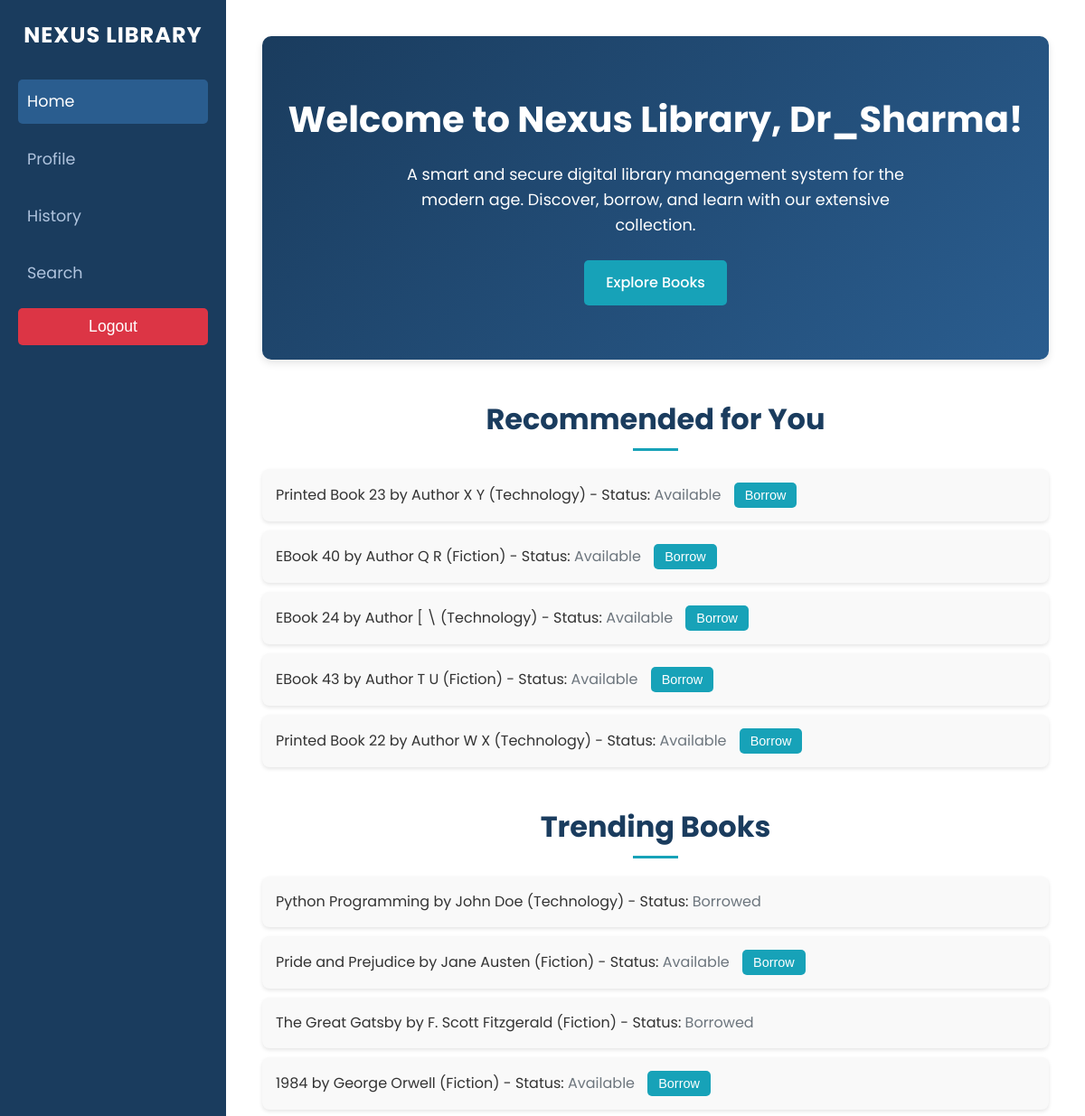
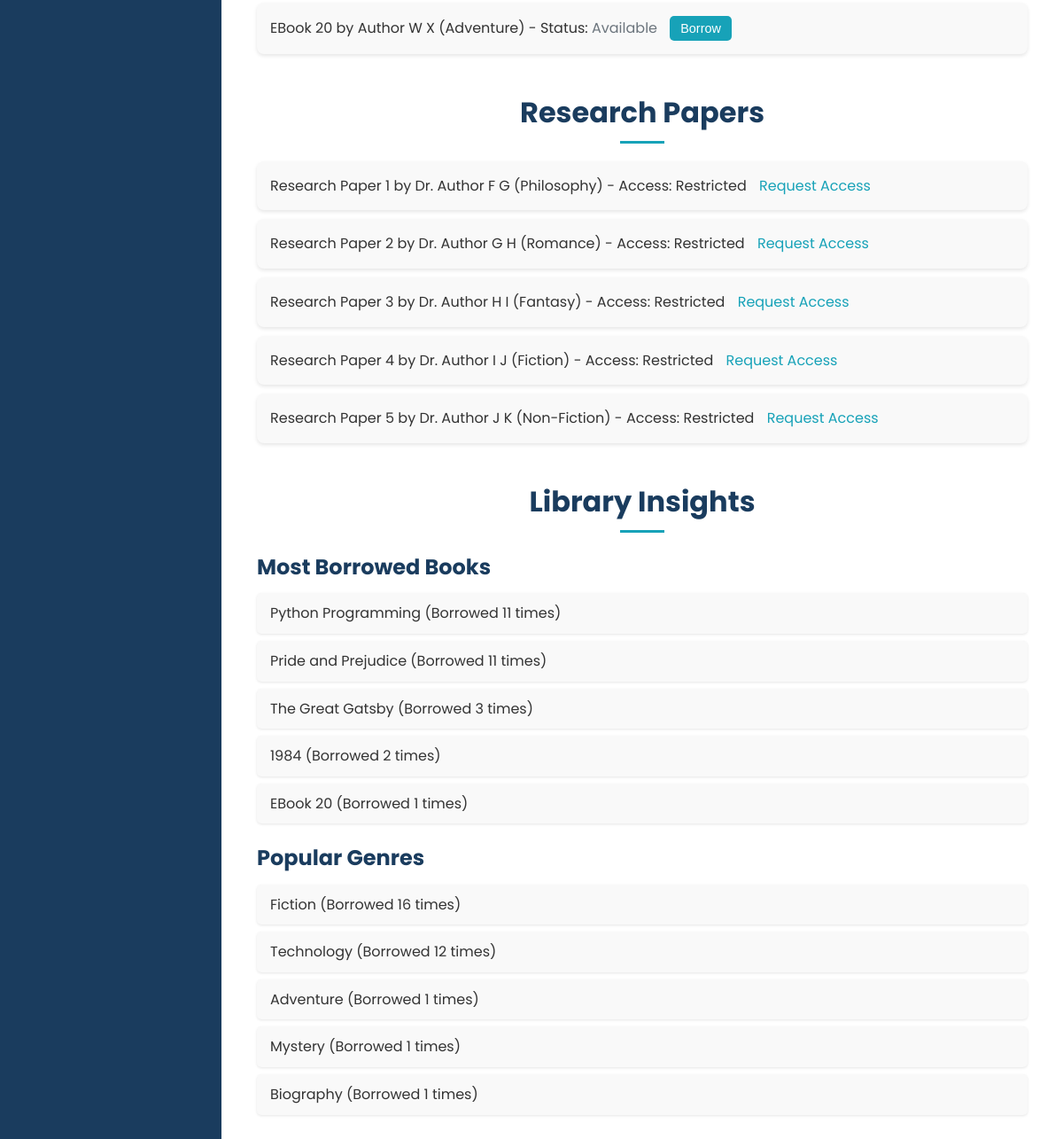
The page / (signed in) on the database its author committed (2 pictures, top to bottom).
### library/models.py (models this page shows, shortened)
class LibraryItem(models.Model):
    title = models.CharField(max_length=255)
    author = models.CharField(max_length=255)
    genre = models.CharField(max_length=100)
    publication_date = models.DateField()
    class Meta:
        abstract = True

class PrintedBook(LibraryItem):
    isbn = models.CharField(max_length=13)
    copies_available = models.IntegerField()

class EBook(LibraryItem):
    file_url = models.URLField()
    file_size = models.IntegerField()  # in MB

class Audiobook(LibraryItem):
    duration = models.DurationField()
    narrator = models.CharField(max_length=255)

class ResearchPaper(LibraryItem):
    doi = models.CharField(max_length=100)
    access_level = models.CharField(max_length=50)

### library/views.py (the view, shortened to what this page needs)
# urls.py: 2. Add a URL to urlpatterns:  path('', views.home, name='home')
@login_required
def home(request):
    user = request.user
    user_type = service.get_user_type(user)
    print(f"User: {user.username}, User Type: {user_type}")
    book_models = [EBook, PrintedBook, Audiobook]  # Exclude ResearchPaper
    recommendations = []
    user_borrowings = BorrowingHistory.objects.filter(user=user)
    user_genres = set()
    for borrowing in user_borrowings:
        item = borrowing.get_item()
        if item and hasattr(item, 'genre'):
            user_genres.add(item.genre)
    if user_genres:
        for model in book_models:
            items = model.objects.filter(genre__in=user_genres).exclude(
                id__in=[b.object_id for b in user_borrowings if b.content_type.model == model.__name__.lower()]
            )[:5]
            for item in items:
                print(f"Recommendation: {item.title} (ID: {item.id}), Genre: {item.genre}, Type: {item.__class__.__name__}")
            recommendations.extend(items)
    import random
    recommendations = recommendations[:10]
    random.shuffle(recommendations)
    recommendations = recommendations[:5]
    thirty_days_ago = timezone.now().date() - timedelta(days=30)
    trending_borrowings = BorrowingHistory.objects.filter(borrow_date__gte=thirty_days_ago)
    book_counts = {}
    for borrowing in trending_borrowings:
        item = borrowing.get_item()
        if item and item.__class__ in book_models:
            item_key = (item.__class__.__name__, item.id)
            book_counts[item_key] = book_counts.get(item_key, 0) + 1
    trending_items = sorted(
        book_counts.items(),
        key=lambda x: x[1],
        reverse=True
    )[:5]
    trending = []
    for (item_type, item_id), count in trending_items:
        model = next(m for m in book_models if m.__name__ == item_type)
        try:
            item = model.objects.get(id=item_id)
            print(f"Trending: {item.title} (ID: {item.id}), Borrow Count: {count}, Type: {item_type}")
            trending.append(item)
        except model.DoesNotExist:
            continue
    research_papers = ResearchPaper.objects.all()[:5]
    for paper in research_papers:
        print(f"Research Paper: {paper.title} (ID: {paper.id}), Access Level: {paper.access_level}")
    all_borrowings = BorrowingHistory.objects.all()
    book_counts = {}
    for borrowing in all_borrowings:
        item = borrowing.get_item()
        if item:
            title = item.title
            book_counts[title] = book_counts.get(title, 0) + 1
    most_borrowed = sorted(
        [{'title': title, 'total': count} for title, count in book_counts.items()],
        key=lambda x: x['total'],
        reverse=True
    )[:5]
    genre_counts = {}
    for borrowing in all_borrowings:
        item = borrowing.get_item()
        if item:
            genre = item.genre
            genre_counts[genre] = genre_counts.get(genre, 0) + 1
    popular_genres = sorted(
        [{'genre': genre, 'total': count} for genre, count in genre_counts.items()],
        key=lambda x: x['total'],
        reverse=True
    )[:5]
    return render(request, 'library/home.html', {
        'recommendations': recommendations,
        'trending': trending,
        'research_papers': research_papers,
        'most_borrowed': most_borrowed,
        'popular_genres': popular_genres,
        'user_type': user_type,
    })

### library/models.py (called while the page is built)
    def get_item(self):
        if self.content_type and self.object_id:
            return self.content_type.get_object_for_this_type(id=self.object_id)
        return None

### library/services.py (called while the page is built)
    def get_user_type(self, user):
        for profile_model in [StudentProfile, ResearcherProfile, FacultyProfile, GuestProfile]:
            try:
                profile = profile_model.objects.get(user=user)
                return profile.user_type
            except profile_model.DoesNotExist:
                continue
        return "Unknown"

### library/templatetags/library_tags.py (called while the page is built)
@register.filter
def get_item_type(item):
    return item.__class__.__name__.lower()

@register.filter
def is_book(item):
    return item.__class__.__name__ in ['EBook', 'PrintedBook', 'Audiobook']

### library/templates/library/home.html (shortened to what this page needs)
{% load static %}
{% load library_tags %}
<!DOCTYPE html>
<html lang="en">
<head>
    <link rel="stylesheet" href="{% static 'css/base.css' %}">
    <link rel="stylesheet" href="{% static 'css/home.css' %}">
</head>
<body>
    <div class="container">
        <nav class="sidebar">
            <div class="sidebar-header">
                <span class="logo">NEXUS LIBRARY</span>
            </div>
            <ul class="sidebar-menu">
                <li><a href="{% url 'home' %}" class="active">Home</a></li>
                <li><a href="{% url 'profile' %}">Profile</a></li>
                <li><a href="{% url 'history' %}">History</a></li>
                <li><a href="{% url 'search_items' %}">Search</a></li>
                <li>
                    <form action="{% url 'logout' %}" method="post" style="display:inline;">
                        <button type="submit" class="logout-btn">Logout</button>
                    </form>
                </li>
            </ul>
        </nav>
        <div class="main-content">
            <section class="hero">
                <h1>Welcome to Nexus Library, {{ user.username }}!</h1>
                <p>A smart and secure digital library management system for the modern age. Discover, borrow, and learn
                    with our extensive collection.</p>
                <a href="{% url 'explore' %}" class="explore-btn">Explore Books</a>
            </section>
            <section id="recommendations" class="recommendations">
                <h2>Recommended for You</h2>
                <ul>
                    {% for item in recommendations %}
                    {% if item|is_book %}
                    {% with item_status=item|get_item_status:user %}
                    <li>
                        {{ item.title }} by {{ item.author }} ({{ item.genre }}) - Status: <span
                            class="status status-{{ item_status|lower }}">{{ item_status }}</span>
                        {% if item|get_item_type == 'printedbook' %}
                        {% if item_status == 'Available' and user_type != 'Guest' %}
                        <form action="{% url 'borrow_item' item_type=item|get_item_type item_id=item.id %}"
                            method="post" style="display:inline;">
                            <button type="submit" class="borrow-btn">Borrow</button>
                        </form>
                        {% elif item_status == 'Unavailable' and user_type != 'Guest' %}
                        <form action="{% url 'reserve_book' item_id=item.id %}" method="post" style="display:inline;">
                            {% csrf_token %}
                            <button type="submit" class="reserve-btn">Reserve</button>
                        </form>
                        {% elif user_type == 'Guest' %}
                        <span class="guest-message">(Guests cannot borrow books)</span>
                        {% endif %}
                        {% else %}
                        {% if item_status == 'Available' and user_type != 'Guest' %}
                        <form action="{% url 'borrow_item' item_type=item|get_item_type item_id=item.id %}"
                            method="post" style="display:inline;">
                            <button type="submit" class="borrow-btn">Borrow</button>
                        </form>
                        {% elif user_type == 'Guest' %}
                        <span class="guest-message">(Guests cannot borrow books)</span>
                        {% endif %}
                        {% endif %}
                    </li>
                    {% endwith %}
                    {% endif %}
                    {% empty %}
                    <li>No recommendations available.</li>
                    {% endfor %}
                </ul>
            </section>
            <section class="trending">
                <h2>Trending Books</h2>
                <ul>
                    {% for item in trending %}
                    {% if item|is_book %}
                    {% with item_status=item|get_item_status:user %}
                    <li>
                        {{ item.title }} by {{ item.author }} ({{ item.genre }}) - Status: <span
                            class="status status-{{ item_status|lower }}">{{ item_status }}</span>
                        {% if item|get_item_type == 'printedbook' %}
                        {% if item_status == 'Available' and user_type != 'Guest' %}
                        <form action="{% url 'borrow_item' item_type=item|get_item_type item_id=item.id %}"
                            method="post" style="display:inline;">
                            <button type="submit" class="borrow-btn">Borrow</button>
                        </form>
                        {% elif item_status == 'Unavailable' and user_type != 'Guest' %}
                        <form action="{% url 'reserve_book' item_id=item.id %}" method="post" style="display:inline;">
                            {% csrf_token %}
                            <button type="submit" class="reserve-btn">Reserve</button>
                        </form>
                        {% elif user_type == 'Guest' %}
                        <span class="guest-message">(Guests cannot borrow books)</span>
                        {% endif %}
                        {% else %}
                        {% if item_status == 'Available' and user_type != 'Guest' %}
                        <form action="{% url 'borrow_item' item_type=item|get_item_type item_id=item.id %}"
                            method="post" style="display:inline;">
                            <button type="submit" class="borrow-btn">Borrow</button>
                        </form>
                        {% elif user_type == 'Guest' %}
                        <span class="guest-message">(Guests cannot borrow books)</span>
                        {% endif %}
                        {% endif %}
                    </li>
                    {% endwith %}
                    {% endif %}
                    {% empty %}
                    <li>No trending books available.</li>
                    {% endfor %}
                </ul>
            </section>
            <section class="research-papers">
                <h2>Research Papers</h2>
                <ul>
                    {% for item in research_papers %}
                    <li>
                        {{ item.title }} by {{ item.author }} ({{ item.genre }}) - Access: {{ item.access_level }}
                        {% if user_type|lower == 'faculty' or user_type|lower == 'researcher' %}
                        <a href="{% url 'request_item' item.id %}">Request Access</a>
                        {% else %}
                        <span class="guest-message">(As a {{ user_type|default:'User' }}, you cannot access research
                            papers)</span>
                        {% endif %}
                    </li>
                    {% empty %}
                    <li>No research papers available.</li>
                    {% endfor %}
                </ul>
            </section>
            <section class="analytics">
                <h2>Library Insights</h2>
                <h3>Most Borrowed Books</h3>
                <ul>
                    {% for book in most_borrowed %}
                    <li>{{ book.title }} (Borrowed {{ book.total }} times)</li>
                    {% empty %}
                    <li>No data available.</li>
                    {% endfor %}
                </ul>
                <h3>Popular Genres</h3>
                <ul>
                    {% for genre in popular_genres %}
                    <li>{{ genre.genre }} (Borrowed {{ genre.total }} times)</li>
                    {% empty %}
                    <li>No data available.</li>
                    {% endfor %}
                </ul>
            </section>
        </div>
    </div>
</body>
</html>

### library/static/css/base.css (style rules this page uses)
* { margin: 0; padding: 0; box-sizing: border-box; }
body { font-family: 'Poppins', sans-serif; background-color: #f4f6f9; color: #333; line-height: 1.6; }
.container { display: flex; min-height: 100vh; }
.sidebar { width: 250px; background-color: #1a3c5e; color: #fff; padding: 20px; position: fixed; height: 100%; overflow-y: auto; }
.sidebar-header { text-align: center; margin-bottom: 30px; }
.logo { font-size: 1.5rem; font-weight: 700; color: #fff; text-transform: uppercase; letter-spacing: 1px; }
.sidebar-menu { list-style: none; }
.sidebar-menu li { margin-bottom: 15px; }
.sidebar-menu a { color: #b0c4de; text-decoration: none; font-size: 1.1rem; display: block; padding: 10px; border-radius: 5px; transition: background-color 0.3s ease; }
.sidebar-menu a:hover, .sidebar-menu a.active { background-color: #2a5d8f; color: #fff; }
.logout-btn { background-color: #dc3545; color: #fff; border: none; padding: 10px; width: 100%; border-radius: 5px; cursor: pointer; font-size: 1.1rem; transition: background-color 0.3s ease; }
.main-content { margin-left: 250px; padding: 40px; width: calc(100% - 250px); background-color: #fff; }

### rows shown on the page
PrintedBook: title "Printed Book 23", author "Author X Y", genre "Technology", item_status "Available", shows "Borrow"
EBook: title "EBook 40", author "Author Q R", genre "Fiction", item_status "Available", shows "Borrow"
EBook: title "EBook 24", author "Author [ \\", genre "Technology", item_status "Available", shows "Borrow"
EBook: title "EBook 43", author "Author T U", genre "Fiction", item_status "Available", shows "Borrow"
PrintedBook: title "Printed Book 22", author "Author W X", genre "Technology", item_status "Available", shows "Borrow"
EBook: title "Python Programming", author "John Doe", genre "Technology", item_status "Borrowed", title "Python Programming", genre "Technology"
PrintedBook: title "Pride and Prejudice", author "Jane Austen", genre "Fiction", item_status "Available", shows "Borrow", title "Pride and Prejudice"
Audiobook: title "The Great Gatsby", author "F. Scott Fitzgerald", genre "Fiction", item_status "Borrowed", title "The Great Gatsby", genre "Fiction"
PrintedBook: title "1984", author "George Orwell", genre "Fiction", item_status "Available", shows "Borrow", title "1984"
EBook: title "EBook 20", author "Author W X", genre "Adventure", item_status "Available", shows "Borrow", title "EBook 20", genre "Adventure"
ResearchPaper: title "Research Paper 1", author "Dr. Author F G", genre "Philosophy", access_level "Restricted"
ResearchPaper: title "Research Paper 2", author "Dr. Author G H", genre "Romance", access_level "Restricted"
ResearchPaper: title "Research Paper 3", author "Dr. Author H I", genre "Fantasy", access_level "Restricted"
ResearchPaper: title "Research Paper 4", author "Dr. Author I J", genre "Fiction", access_level "Restricted"
ResearchPaper: title "Research Paper 5", author "Dr. Author J K", genre "Non-Fiction", access_level "Restricted"
EBook: genre "Mystery"
EBook: genre "Biography"

### other values the page prints
{{ user.username }} "Dr_Sharma"
{{ book.total }} "11" "11" "3" "2" "1"
{{ genre.total }} "16" "12" "1" "1" "1"
